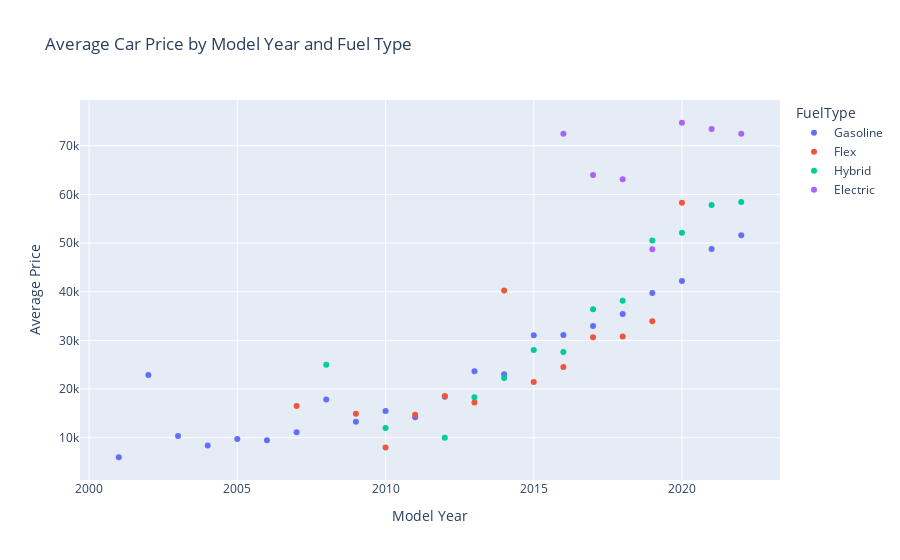

The notebook cell this image was saved under:
### Markdown cell above
The second histogram, taking out the highest of the outlier prices, gives us a good idea to the spread of car prices.  We can see that prices are the most densely concentrated between 30,000 - $40,000, which looking at the stats confirms.  The mean is perhaps on the higher end, but this would make sense given the right skewed nature of car prices.

### Code cell
#Start producing graphs based on interesting metrics, first one model year/fueltype and price as an example

#Make a new df with aggregated price, grouped by year and fueltype
year_price = cars_data.groupby(['Year', 'FuelType']).mean('Price').reset_index()


#Make a chart with plotly express (won't show up in github)
fig = px.scatter(year_price, x = 'Year', y = 'Price', color = 'FuelType', title = 'Average Car Price by Model Year and Fuel Type',
                 labels = {'Year' : 'Model Year', 'Price' : 'Average Price'})
fig.show()

#Next with seaborn, which will show up on github page natively
plt.rcParams['figure.dpi'] = 300
plt.rcParams['savefig.dpi'] = 300
plt.rcParams['font.family'] = 'Source Sans Pro'
fig2, ax = plt.subplots()
ax = sns.set_palette('deep')
ax = sns.scatterplot(data = year_price, x = 'Year', y = 'Price', hue = 'FuelType')
ax.set_title('Average Price by Model Year/Fuel Type')
ax.set_xlabel('Model Year')
ax.set_ylabel('Average Price')
ax.legend(loc='upper right', bbox_to_anchor=(1.25, 1))

### Figure 1 — Plotly figure (JSON) as saved in the notebook; plotly's stock layout.template omitted (floating-point values rounded to 4 significant figures)
{"data": [{"hovertemplate": "FuelType=Gasoline<br>Model Year=%{x}<br>Average Price=%{y}<extra></extra>", "legendgroup": "Gasoline", "marker": {"color": "#636efa", "symbol": "circle"}, "mode": "markers", "name": "Gasoline", "orientation": "v", "showlegend": true, "type": "scatter", "x": [2001, 2002, 2003, 2004, 2005, 2006, 2007, 2008, 2009, 2010, 2011, 2012, 2013, 2014, 2015, 2016, 2017, 2018, 2019, 2020, 2021, 2022], "xaxis": "x", "y": [5995, 22900, 10340.0, 8415.0, 9735.0, 9512.0, 11140.0, 17850.0, 13279, 15510.0, 14240.0, 18410.0, 23670.0, 23070.0, 31070.0, 31120.0, 32970.0, 35430.0, 39740.0, 42210.0, 48770.0, 51620.0], "yaxis": "y"}, {"hovertemplate": "FuelType=Flex<br>Model Year=%{x}<br>Average Price=%{y}<extra></extra>", "legendgroup": "Flex", "marker": {"color": "#EF553B", "symbol": "circle"}, "mode": "markers", "name": "Flex", "orientation": "v", "showlegend": true, "type": "scatter", "x": [2007, 2009, 2010, 2011, 2012, 2013, 2014, 2015, 2016, 2017, 2018, 2019, 2020], "xaxis": "x", "y": [16500, 14931, 7990, 14740.0, 18600.0, 17268, 40250.0, 21440.0, 24520.0, 30647, 30814, 33960.0, 58279], "yaxis": "y"}, {"hovertemplate": "FuelType=Hybrid<br>Model Year=%{x}<br>Average Price=%{y}<extra></extra>", "legendgroup": "Hybrid", "marker": {"color": "#00cc96", "symbol": "circle"}, "mode": "markers", "name": "Hybrid", "orientation": "v", "showlegend": true, "type": "scatter", "x": [2008, 2010, 2012, 2013, 2014, 2015, 2016, 2017, 2018, 2019, 2020, 2021, 2022], "xaxis": "x", "y": [25000, 11985, 9995, 18330.0, 22280.0, 28030.0, 27630.0, 36410.0, 38140.0, 50520.0, 52130.0, 57810.0, 58425], "yaxis": "y"}, {"hovertemplate": "FuelType=Electric<br>Model Year=%{x}<br>Average Price=%{y}<extra></extra>", "legendgroup": "Electric", "marker": {"color": "#ab63fa", "symbol": "circle"}, "mode": "markers", "name": "Electric", "orientation": "v", "showlegend": true, "type": "scatter", "x": [2016, 2017, 2018, 2019, 2020, 2021, 2022], "xaxis": "x", "y": [72464, 63980.0, 63140.0, 48720.0, 74730.0, 73450.0, 72460.0], "yaxis": "y"}], "layout": {"autosize": true, "legend": {"title": {"text": "FuelType"}, "tracegroupgap": 0}, "title": {"text": "Average Car Price by Model Year and Fuel Type"}, "xaxis": {"anchor": "y", "autorange": true, "domain": [0, 1], "range": [2000.0, 2023.0], "title": {"text": "Model Year"}, "type": "linear"}, "yaxis": {"anchor": "x", "autorange": true, "domain": [0, 1], "range": [323.0, 80400.0], "title": {"text": "Average Price"}, "type": "linear"}}}
